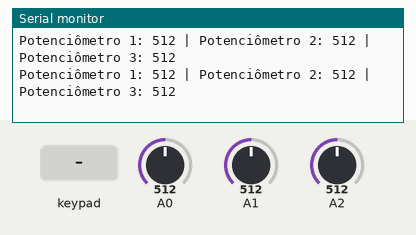
Simulated run of this sketch. Board: Arduino Uno, built with avr-gcc and run on an emulated ATmega328P. On the bench: the last lines printed to the serial monitor. Inputs (shaded band) come from the test bench; at power-on: A0 = 512, A1 = 512, A2 = 512.

Above: at 1.3 s.
1.4 s: key '1' pressed
At 1.88 s:
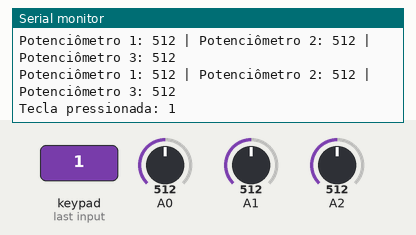
3.0 s: keypad keys 2 3 4 5 pressed 0.743 s apart
At 3.42 s:
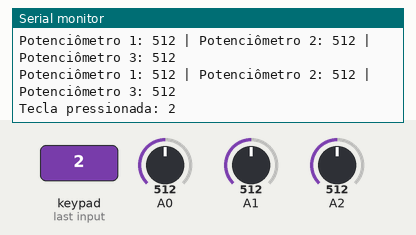
9.0 s: A0 set to 0
At 9.7 s:
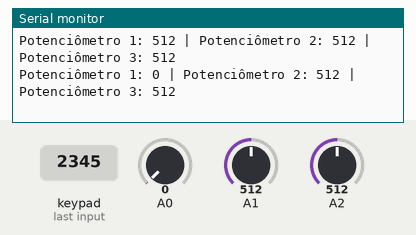
12.0 s: A1 set to 0
At 12.7 s:
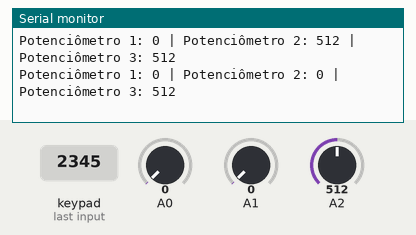
15.0 s: A2 set to 0
At 15.7 s:
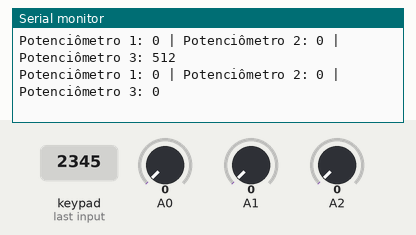
18.0 s: key 'A' pressed
At 18.64 s:
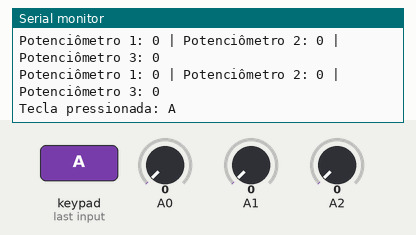
Timing chart, 0 to 20.8 s (numbered marks = the images above; inputs shaded):
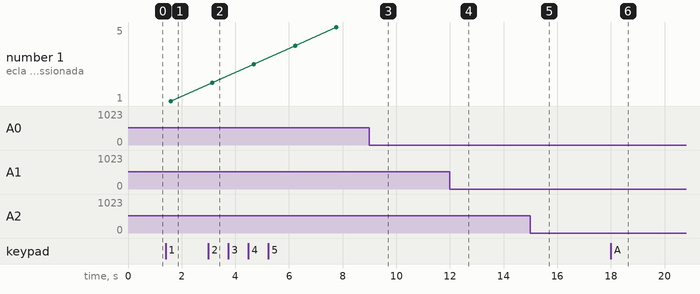

The sketch:

readPorts.ino
```cpp
#include <Keypad.h>

// Definição do teclado matricial
const byte linhas = 4;  // Número de linhas no teclado
const byte colunas = 4; // Número de colunas no teclado

// Mapeamento das portas digitais para as linhas e colunas do teclado
byte pinosLinhas[linhas] = {2, 3, 4, 5};  // Pinos digitais conectados às linhas do teclado
byte pinosColunas[colunas] = {6, 7, 8, 9}; // Pinos digitais conectados às colunas do teclado

// Definição dos caracteres das teclas do teclado
char teclas[linhas][colunas] = {
  {'1', '2', '3', 'A'},
  {'4', '5', '6', 'B'},
  {'7', '8', '9', 'C'},
  {'*', '0', '#', 'D'}
};

// Inicialização do objeto Keypad
Keypad teclado = Keypad(makeKeymap(teclas), pinosLinhas, pinosColunas, linhas, colunas);

void setup() {
  Serial.begin(9600);  // Inicializa a comunicação serial a 9600 bps
}

void loop() {
  // Lê os valores dos potenciômetros nas portas A0, A1 e A2
  int valorPotenciometro1 = analogRead(A0);
  int valorPotenciometro2 = analogRead(A1);
  int valorPotenciometro3 = analogRead(A2);

  // Imprime os valores lidos dos potenciômetros na porta serial
  Serial.print("Potenciômetro 1: ");
  Serial.print(valorPotenciometro1);
  Serial.print(" | Potenciômetro 2: ");
  Serial.print(valorPotenciometro2);
  Serial.print(" | Potenciômetro 3: ");
  Serial.println(valorPotenciometro3);

  // Lê a tecla pressionada no teclado matricial
  char teclaPressionada = teclado.getKey();

  // Se uma tecla foi pressionada, imprime o valor da tecla
  if (teclaPressionada) {
    Serial.print("Tecla pressionada: ");
    Serial.println(teclaPressionada);
  }

  delay(500);  // Aguarda 500 ms antes de fazer a próxima leitura
}
```

Measured:
- after the input at 1.4 s, the serial monitor: prints a new line after 0.20 s (image 1)
- after the input at 3.0 s, the serial monitor: prints a new line after 0.14 s (image 2)
- after the input at 9.0 s, the serial monitor: prints a new line after 0.24 s (image 3)
- after the input at 12.0 s, the serial monitor: prints a new line after 0.27 s (image 4)
- after the input at 15.0 s, the serial monitor: prints a new line after 0.29 s (image 5)
- after the input at 18.0 s, the serial monitor: prints a new line after 0.36 s (image 6)
- plotted number 1: 1 → 5 after the input at 3.0 s
